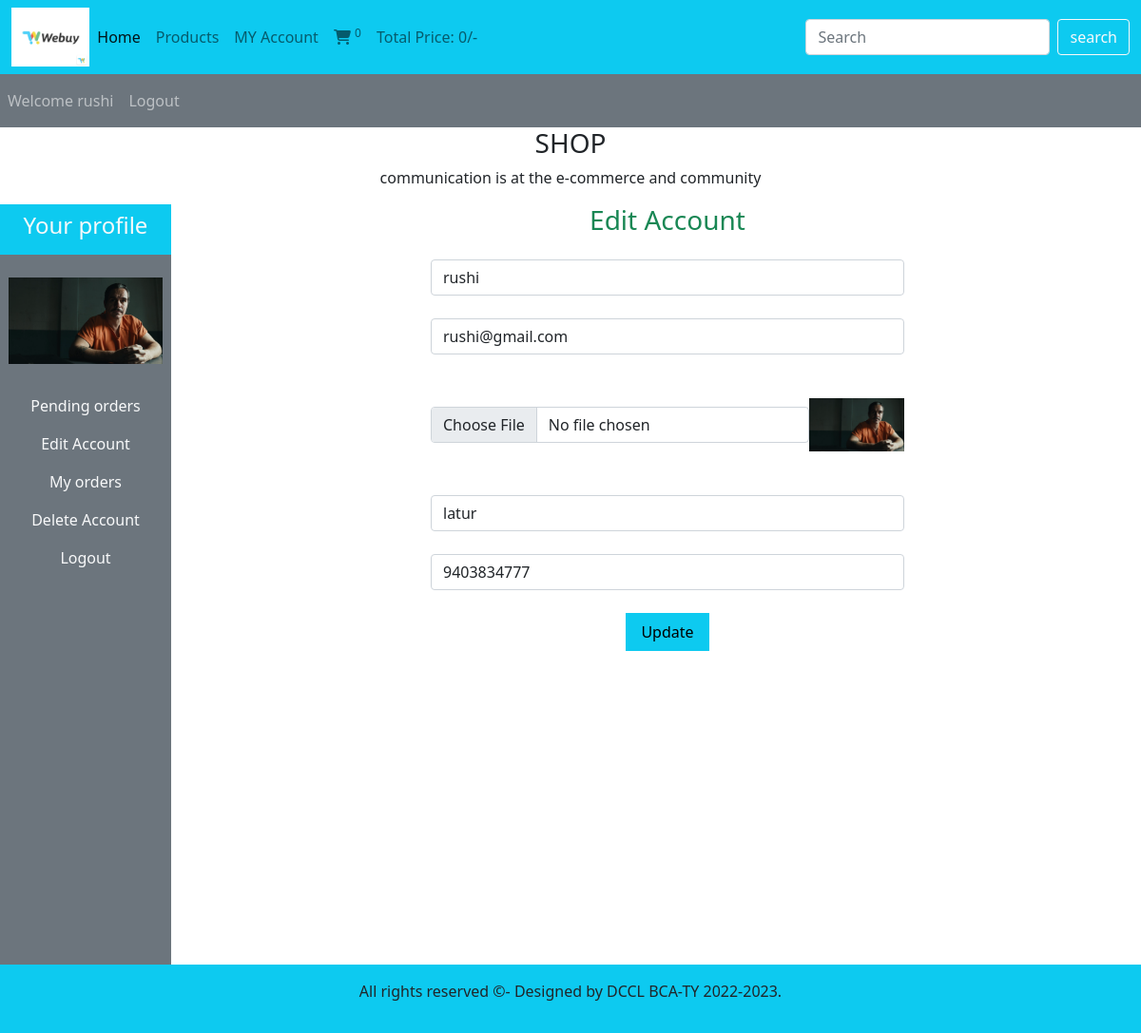
The page /website/users_area/profile.php?edit_account (signed in) on the database its author committed.
### tables this page shows
CREATE TABLE `user_table` (
  `user_id` int(11) NOT NULL,
  `username` varchar(100) NOT NULL,
  `user_email` varchar(100) NOT NULL,
  `user_password` varchar(255) NOT NULL,
  `user_image` varchar(255) NOT NULL,
  `user_ip` varchar(100) NOT NULL,
  `user_address` varchar(255) NOT NULL,
  `user_mobile` varchar(20) NOT NULL
);

### website/users_area/edit_account.php (the view, shortened to what this page needs)
<?php
if (isset($_GET['edit_account'])){
    $user_session_name=$_SESSION['username'];
    $select_query="select * from user_table where username='$user_session_name'";
    $result_query=mysqli_query($con,$select_query);
    $row_fetch=mysqli_fetch_assoc($result_query);
    $username=$row_fetch[ 'username'];
    $user_email=$row_fetch['user_email'];
    $user_address=$row_fetch['user_address'];
    $user_mobile=$row_fetch['user_mobile'];
}
?>
<!DOCTYPE html>
<html lang="en">
<head>
</head>
<body>
    <h3 class="text-success mb-4">Edit Account</h3>
    <form action="" method="post" enctype="multipart/form-data">
        <div class="form-outline mb-4">
            <input type="text" class="form-control w-50 m-auto" value="<?php echo  $username ?>"
            name="user_username">
        </div>
        <div class="form-outline mb-4">
            <input type="email" class="form-control w-50 m-auto"
            name="user_email" value="<?php echo  $user_email ?>">
        </div>
        <div class="form-outline mb-4 d-flex w-50 m-auto">
            <input type="file" class="form-control m-auto"
            name="user_image">
            <img src="./user_images/<?php echo $user_image ?>" alt=""
            class="edit_image">
        </div>
        <div class="form-outline mb-4">
            <input type="text" class="form-control w-50 m-auto"
            name="user_address" value="<?php echo  $user_address ?>">
        </div>
        <div class="form-outline mb-4">
            <input type="text" class="form-control w-50 m-auto"
            name="user_mobile" value="<?php echo  $user_mobile ?>">
        </div>
        <input type="submit" value="Update" class="bg-info py-2 px-3 border-0"
        name="user_update">
    </form>
</body>
</html>

### website/users_area/profile.php (shortened to what this page needs)
<?php
include('../functions/common_function.php');
?>
<!DOCTYPE html>
<html lang="en">
<head>
    <link href="https://cdn.jsdelivr.net/npm/bootstrap@5.1.3/dist/css/bootstrap.min.css"
    rel="stylesheet"
>
    <link rel="stylesheet" href="https://cdnjs.cloudflare.com/ajax/libs/font-awesome/6.2.0/css/all.min.css"
 />
<link rel="stylesheet" href="../style.css">
</head>
<body>
<div class="container-fluid p-0">
    <nav class="navbar navbar-expand-lg navbar-light bg-info">
  <div class="container-fluid">
    <img src="../image/logo.png" alt="" class="logo">
    <div class="collapse navbar-collapse" id="navbarSupportedContent">
      <ul class="navbar-nav me-auto mb-2 mb-lg-0">
        <li class="nav-item">
          <a class="nav-link active" aria-current="page" href="../index.php">Home</a>
        </li>
        <li class="nav-item">
          <a class="nav-link" href="../display_all.php">Products</a>
        </li>
        <li class="nav-item">
          <a class="nav-link" href="profile.php">MY Account</a>
        </li>
        <li class="nav-item">
          <a class="nav-link" href="../cart.php"> <i class="fa-sharp fa-solid fa-cart-shopping"></i> <sup><?php
          cart_item();?> </sup></a>
        </li>
        <li class="nav-item">
          <a class="nav-link" href="#">Total Price: <?php total_cart_price();?>/-</a>
        </li>
      </ul>
      <form class="d-flex" action="../search_product.php" method="get">
        <input class="form-control me-2" type="search"
        placeholder="Search" aria-label="Search" name="search_data">
        <input type="submit" value="search" class="btn
        btn-outline-light" name="search_data_product">
      </form>
    </div>
  </div>
</nav>
<nav class="navbar navbar-expand-lg navbar-dark bg-secondary">
  <ul class="navbar-nav me-auto">
      <?php
      if(!isset($_SESSION['username'])){
        echo "  <li class='nav-item'>
        <a class='nav-link' href='#'>Welcome Guest</a>
   </li>";
      }else{
        echo "<li class='nav-item'>
        <a class='nav-link' href='#'>Welcome ".$_SESSION['username']."</a>
     </li>";
      }
     if(!isset($_SESSION['username'])){
        echo " <li class='nav-item'>
        <a class='nav-link' href='./users_area/user_login.php'>Login</a>
     </li>";
      }else{
        echo "<li class='nav-item'>
        <a class='nav-link' href='./users_area/logout.php'>Logout</a>
     </li>";
      }
      ?>
  </ul>
</nav>
<h3 class="text-center">SHOP</h3>
</div>
<p class="text-center">communication is at the e-commerce and community</p>
<div class="row">
    <div class="col-md-2">
       <ul class="navbar-nav bg-secondary text-center" style="height:100vh">
       <li class="nav-item bg-info">
          <a class="nav-link text-light" href="#"><h4>Your profile</h4></a>
        </li>
        <?php
        $username=$_SESSION['username'];
        $user_image="Select * from user_table where username='$username'";
        $user_image=mysqli_query($con, $user_image);
        $row_image=mysqli_fetch_array($user_image);
        $user_image=$row_image['user_image'];
        echo "<li class='nav-item'>
       <img src='./user_images/$user_image' class='profile_img my-4' alt=''>
       </li>";
       ?>
        <li class="nav-item">
          <a class="nav-link text-light" href="profile.php">Pending orders</a>
        </li>
        <li class="nav-item">
          <a class="nav-link text-light" href="profile.php?edit_account">Edit Account</a>
        </li>
        <li class="nav-item">
          <a class="nav-link text-light" href="profile.php?my_orders">My orders</a>
        </li>
        <li class="nav-item">
          <a class="nav-link text-light" href="profile.php?delete_account">Delete Account</a>
        </li>
        <li class="nav-item">
          <a class="nav-link text-light" href="logout.php">Logout</a>
        </li>
    </ul>
    </div>
    <div class="col-md-10 text-center">
      <?php
      if(isset($_GET['edit_account'])){
        include('edit_account.php');
      }
      ?>
    </div>
</div>
<?php include("../includes/footer.php") ?>
</body>
</html>

### website/style.css (style rules this page uses)
* { margin: 0; padding: 0; box-sizing : border-box; }
.logo { width:7%; height: 7%; }

### website/users_area/profile.php (style rules this page uses)
body { overflow-x:hidden; }
.profile_img { width:90%; margin:auto; display:block; object-fit:contain; }
.edit_image { width:100px; height:100px; object-fit:contain; }

### rows shown on the page
user_table: user_image (picture), user_username "rushi", user_email "rushi@gmail.com", user_address "latur", user_mobile "9403834777"

### other values the page prints
$count_cart_items "0"
$total_price "0"
$_SESSION['username'] "rushi"
